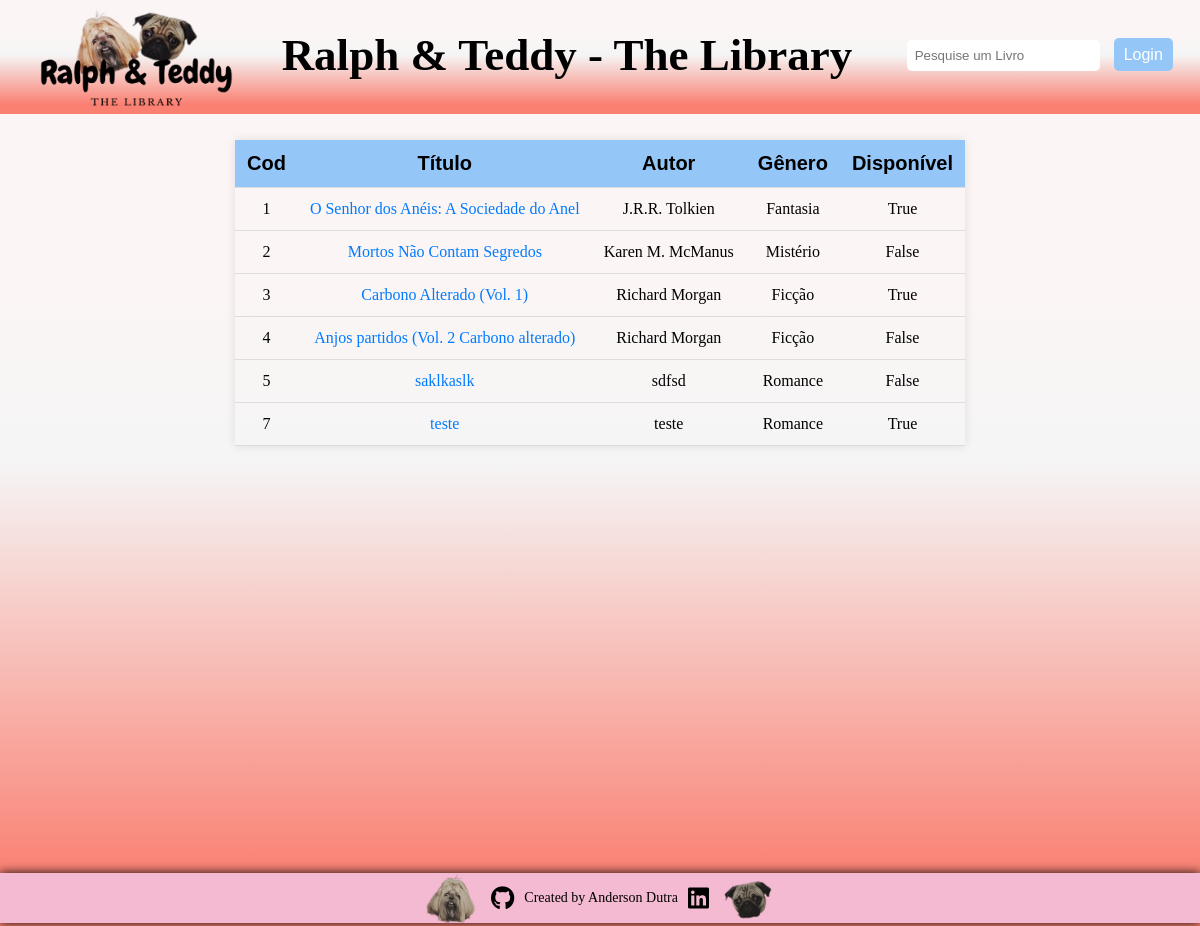
Before: /index_list/ with the older database file.
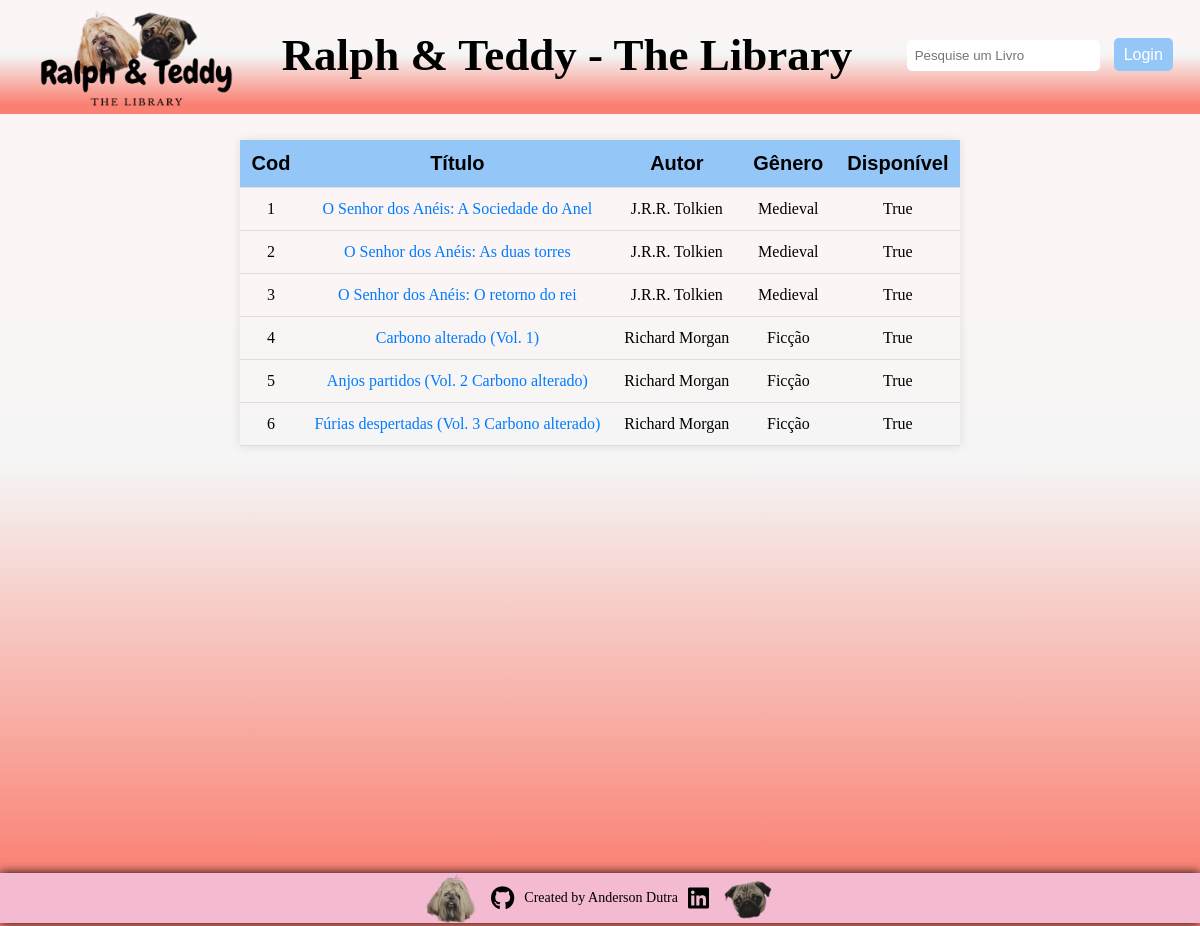
After: the same page with the newer database file.
### app_biblioteca/models.py (models this page shows, shortened)
class Books(models.Model):
    user = models.ForeignKey(User, on_delete=models.CASCADE, blank=False)
    cod = models.IntegerField(unique=True)
    name = models.CharField(max_length=255)
    gender = models.ForeignKey(Genders, on_delete=models.CASCADE)
    book_cover = models.ImageField(blank=False)
    author = models.CharField(max_length=255)
    description = models.TextField()
    pages = models.IntegerField()
    qtd = models.IntegerField()
    in_stock = models.BooleanField(default=False)
    class meta:
        verbose_name = "Book"
        verbose_name_plural = "Books"

class Genders(models.Model):
    name = models.CharField(max_length=255)
    def __str__(self):
        return self.name
    class meta:
        verbose_name = "Gender"
        verbose_name_plural = "Genders"

### app_biblioteca/views.py (the view)
# urls.py: path("index_list/", views.index_list, name="index-list"),
def index_list(request):
    books = Books.objects.all().order_by("cod")
    return render(request, "pages/index_list.html", {"books": books})

### app_biblioteca/templates/pages/index_list.html (shortened to what this page needs)
{% load static %}
<!DOCTYPE html>
<html lang="en">
<head>
    <link rel="stylesheet" href="{% static 'css/index.css' %}">
    <link rel="stylesheet" href="{% static 'css/index_list.css' %}">
    <link rel="stylesheet" href="https://cdnjs.cloudflare.com/ajax/libs/font-awesome/6.1.0/css/all.min.css">
</head>
<body>
    <header>
        <nav class="navbar">
            <div class="logo-navbar">
                <a href="{% url 'home' %}">
                    <img src="../../../media/logo-sem-fundo.png" alt="Home">
                </a>
            </div>
            <div class="title-navbar">
                <h1>Ralph & Teddy - The Library</h1>
            </div>
            <div class="search-navbar">
                <form method="get" action="{% url 'search-book' %}">
                    <input type="text" name="q" placeholder="Pesquise um Livro">
                    {% if user.is_authenticated %}
                        <a href="{% url 'logout' %}">Sair</a>
                    {% else %}
                        <a href="{% url 'login' %}">Login</a>
                    {% endif %}
                </form>
            </div>
        </nav>
        <nav class="navbar-links">
        </nav>
    </header>
    {% if books %}
        <main>
            <table class="book-list">
                <thead>
                    <tr>
                        <th>Cod</th>
                        <th>Título</th>
                        <th>Autor</th>
                        <th>Gênero</th>
                        <th>Disponível</th>
                    </tr>
                </thead>
                <tbody>
                    {% for book in books %}
                    <tr>
                        <td>{{book.cod}}</td>
                        <td><a href="{% url 'book-detail' book.id %}">{{book.name}}</a></td>
                        <td>{{book.author}}</td>
                        <td>{{book.gender}}</td>
                        <td>{{book.in_stock}}</td>
                    </tr>
                    {% endfor %}
                </tbody>
            </table>
        </main>
    {% else %}
        <p class="no-results-message">Desculpe! Nenhum livro encontrado.</p>
    {% endif %}
    <footer class="footer">
        <img src="../../../media/ralph-rosto.png" alt="Ralph">
        <a href="https://github.com/AndersonDutra7" target="_blank"><i class="fab fa-github"></i></a>
        <p>Created by Anderson Dutra</p>
        <a href="https://www.linkedin.com/in/anderson-dutra-88b294211/" target="_blank"><i class="fab fa-linkedin"></i></a>
        <img src="../../../media/teddy-rosto.png" alt="Teddy">
    </footer>
</body>
</html>

Changed rows visible on the page:
removed Books: cod "2", name "Mortos Não Contam Segredos", author "Karen M. McManus", gender "Mistério", in_stock "False"
removed Books: cod "4", name "Anjos partidos (Vol. 2 Carbono alterado)", author "Richard Morgan", gender "Ficção", in_stock "False"
removed Books: cod "5", name "saklkaslk", author "sdfsd", gender "Romance", in_stock "False"
removed Books: cod "7", name "teste", author "teste", gender "Romance", in_stock "True"
changed Books "O Senhor dos Anéis: A Sociedade do Anel": gender "Fantasia" → "Medieval"
added Books: cod "2", name "O Senhor dos Anéis: As duas torres", author "J.R.R. Tolkien", gender "Medieval", in_stock "True"
changed Books: name "Carbono Alterado (Vol. 1)" → "O Senhor dos Anéis: O retorno do rei"; author "Richard Morgan" → "J.R.R. Tolkien"; gender "Ficção" → "Medieval"
added Books: cod "4", name "Carbono alterado (Vol. 1)", author "Richard Morgan", gender "Ficção", in_stock "True"
added Books: cod "5", name "Anjos partidos (Vol. 2 Carbono alterado)", author "Richard Morgan", gender "Ficção", in_stock "True"
added Books: cod "6", name "Fúrias despertadas (Vol. 3 Carbono alterado)", author "Richard Morgan", gender "Ficção", in_stock "True"
